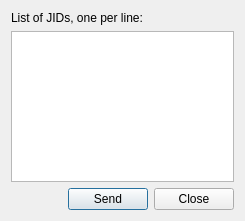
<?xml version="1.0" encoding="UTF-8"?>
<ui version="4.0">
 <author>Dmitry Baryshev</author>
 <class>SendInvitations</class>
 <widget class="QDialog" name="SendInvitations">
  <property name="geometry">
   <rect>
    <x>0</x>
    <y>0</y>
    <width>245</width>
    <height>221</height>
   </rect>
  </property>
  <layout class="QGridLayout" name="gridLayout">
   <item row="0" column="0">
    <widget class="QLabel" name="label">
     <property name="text">
      <string extracomment="JID is a Jabber Identifier, http://en.wikipedia.org/wiki/XMPP#Decentralization_and_addressing . It's ok not to translate &quot;JID&quot;, e.g. you can just copy-paste &quot;JID&quot; to your translation">List of JIDs, one per line:</string>
     </property>
    </widget>
   </item>
   <item row="1" column="0">
    <widget class="QPlainTextEdit" name="plainTextEdit"/>
   </item>
   <item row="2" column="0">
    <layout class="QHBoxLayout" name="horizontalLayout">
     <item>
      <spacer name="horizontalSpacer">
       <property name="orientation">
        <enum>Qt::Horizontal</enum>
       </property>
       <property name="sizeHint" stdset="0">
        <size>
         <width>0</width>
         <height>20</height>
        </size>
       </property>
      </spacer>
     </item>
     <item>
      <widget class="QPushButton" name="pushSend">
       <property name="text">
        <string extracomment="This is the label on a button that user pushes to issue the command">Send</string>
       </property>
      </widget>
     </item>
     <item>
      <widget class="QPushButton" name="pushClose">
       <property name="text">
        <string extracomment="This is the label on a button that user pushes to issue the command">Close</string>
       </property>
      </widget>
     </item>
    </layout>
   </item>
  </layout>
 </widget>
 <tabstops>
  <tabstop>plainTextEdit</tabstop>
  <tabstop>pushSend</tabstop>
  <tabstop>pushClose</tabstop>
 </tabstops>
 <resources/>
 <connections>
  <connection>
   <sender>pushClose</sender>
   <signal>clicked()</signal>
   <receiver>SendInvitations</receiver>
   <slot>accept()</slot>
   <hints>
    <hint type="sourcelabel">
     <x>264</x>
     <y>249</y>
    </hint>
    <hint type="destinationlabel">
     <x>267</x>
     <y>303</y>
    </hint>
   </hints>
  </connection>
  <connection>
   <sender>pushSend</sender>
   <signal>clicked()</signal>
   <receiver>SendInvitations</receiver>
   <slot>slotSend()</slot>
   <hints>
    <hint type="sourcelabel">
     <x>164</x>
     <y>248</y>
    </hint>
    <hint type="destinationlabel">
     <x>165</x>
     <y>281</y>
    </hint>
   </hints>
  </connection>
 </connections>
 <slots>
  <slot>slotSend()</slot>
 </slots>
</ui>
